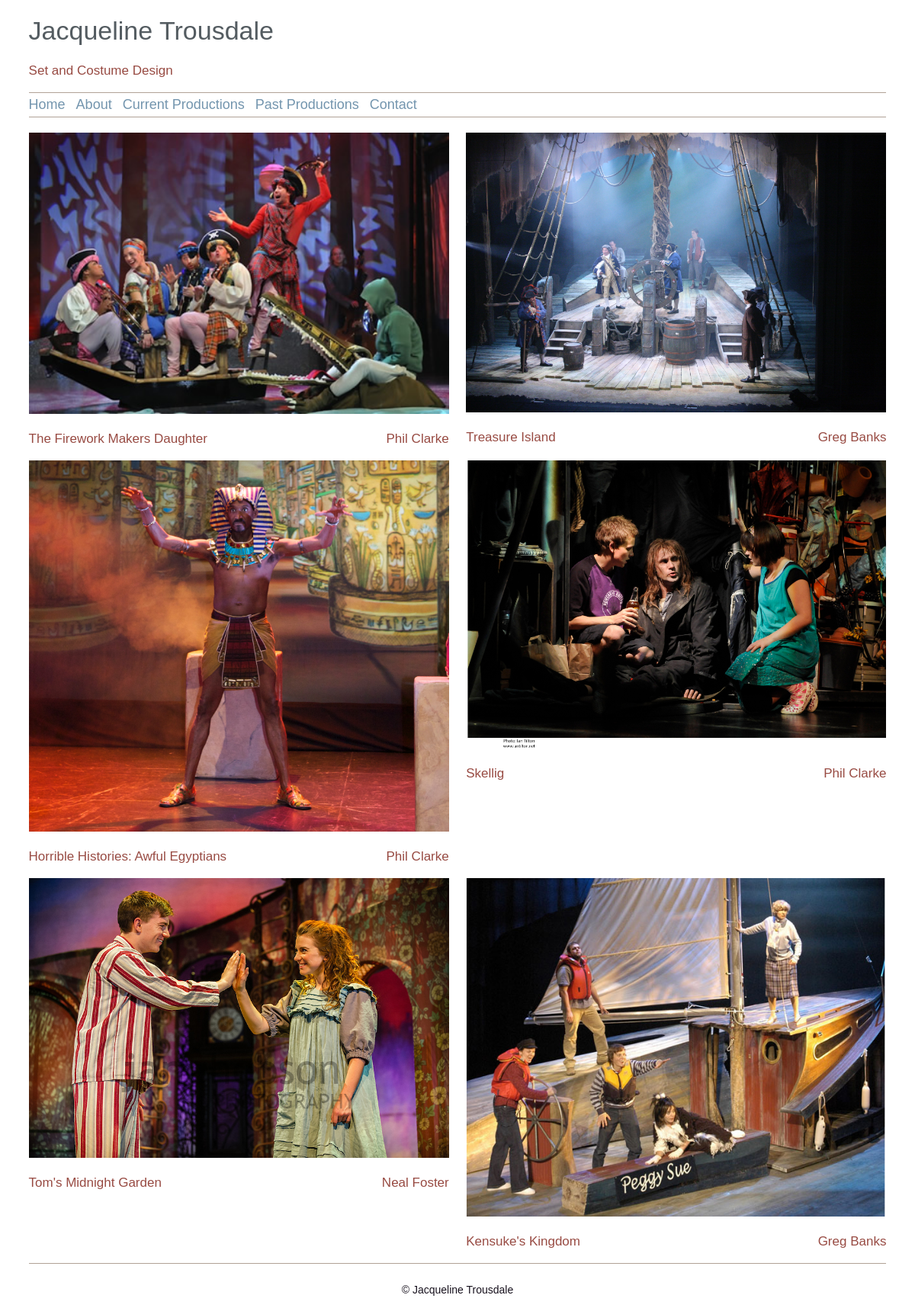
The app's page /past/ with its own data.
### shows/models.py (models this page shows, shortened)
class Category(models.Model):
	title = models.CharField(max_length=200)
	link = models.CharField(max_length=200)
	order = models.IntegerField(unique=True)
	class Meta:
		verbose_name_plural = "categories"

class Show(models.Model):
	category = models.ForeignKey(Category, on_delete = models.PROTECT, null=True)
	title = models.CharField(max_length=200)
	link = models.CharField(max_length=200, unique=True)
	start_date = models.DateField()
	end_date = models.DateField()
	director = models.CharField(max_length=200)
	company = models.CharField(max_length=200)
	description = models.TextField()
	homepage = models.BooleanField()
	company_page = models.CharField(max_length=300)
	site_live = models.BooleanField(null=False, default=False)
	poster = models.ImageField(upload_to='show_posters/')
	@property
	def main_image(self):
		try:
			image = self.imageelement_set.all().order_by('order')[0]
		except IndexError:
			return 0
		return image

class ImageElement(models.Model):
	show = models.ForeignKey(Show, on_delete = models.CASCADE, null=True)
	text_element = models.ForeignKey(TextElement, on_delete=models.CASCADE, null=True)
	post = models.ForeignKey(Post, on_delete=models.CASCADE, null=True)
	title = models.CharField(max_length=200, blank=True)
	description = models.TextField(null=True, blank=True)
	image = models.ImageField(upload_to=photo_directory_path)
	order = models.IntegerField(default=0)
	tag = models.CharField(max_length=200, null=True)
	def image_tag(self):
		return u'<image src="%s" height="200"/>' % self.image.url
	image_tag.short_description = 'Image'
	image_tag.allow_tags = True

### shows/views.py (the view)
# urls.py: url(r'^(?P<category_link>[-\w+]+)/$', views.overview, name='overview'),
def overview(request, category_link):
	try:
		category = Category.objects.get(link=category_link)
		shows = category.show_set.all()
	except Category.DoesNotExist:
		raise Http404("Category does not exist")
	except Show.DoesNotExist:
		raise Http404("Show does not exist")
	return render(request, 'shows/overview.html', {'menu': Category.objects.all().order_by('order'), 'category': category , 'shows': shows, 'text_elements': parseTextElement(category)})

### shows/views.py (called while the page is built)
def parseTextElement(category):
	text_elements = []
	for text in category.textelement_set.all():
		text_elements.append(parseMediaText(text.content, text_element=text))
	return text_elements

### shows/templates/shows/overview.html (shortened to what this page needs)
{% extends 'shows/base.html' %}
{%block content%}
{% for show in shows %}
{% if show.site_live %}
<a href="{% url 'show' show.category.link show.link %}">
	<div id="show_view" class="{%cycle 'left' 'right' %}">
			{% if show.main_image %}
				<img src="{{ show.main_image.image.url }}" id='show_view'/>
			{% endif %}
			<div class='left'><h3>{{show.title}}</h3></div>
			<div class='right'><h3>{{show.director}}</h3></div>
		</div>
</a>
{% endif %}
{% endfor %}
{% endblock %}

### shows/templates/shows/base.html (shortened to what this page needs)
<!DOCTYPE html>
{%load static%}
<html>
<head>
	<link rel='stylesheet' type='text/css' href="{% static 'shows/style.css' %}" />
</head>
<body>
<div id="container">
	<div id="header">
		<div id="title">
			<h1>Jacqueline Trousdale</h1>
			<h3>Set and Costume Design</h3>
		</div>
		<div id="menu">
			<li><a href="{% url 'index' %}">Home</a></li>
			{% for element in menu %}
				<li><a href="{% url 'overview' element.link %}">{{element.title}}</a></li>
			{% endfor %}
		</div>
	</div>
	<div id="content">
		{% block content %}
		{% endblock %}
		<div id='footer'>
			<p>&copy; Jacqueline Trousdale</p>
		</div>
	</div>
</div>
</body>
</html>

### shows/static/shows/style.css (style rules this page uses)
@media screen and (min-width: 500px) { #container { width: 100%; margin: 0 auto; } }
@media screen and (min-width: 700px) { #container { width: 95%; margin: 0 auto; } }
#container h1 { color: #545C61; font-family: Tahoma, Verdana, Segoe, sans-serif; font-size: 34px; font-style: normal; font-variant: normal; font-weight: 500; line-height: 35px; }
#header { border-bottom: 1px solid #B1A296; margin-bottom: 20px; }
#title { border-bottom: 1px solid #B1A296; }
#container h3 { color: #984B43; font-family: Tahoma, Verdana, Segoe, sans-serif; font-size: 17px; font-style: normal; font-variant: normal; font-weight: 500; line-height: 23px; }
p { font-family: Tahoma, Verdana, Segoe, sans-serif; font-size: 14px; font-style: normal; font-variant: normal; font-weight: 400; line-height: 20px; color: #18121E; padding-top: 10px }
#menu li { display: inline; margin-right: 10px; }
#menu { padding-right: 5px; padding-bottom: 5px; padding-top: 5px; margin: 0; }
a { color: #7395AE; text-decoration: none; font-family: Tahoma, Verdana, Segoe, sans-serif; }
#menu a { font-size: 18px; }
.left { float: left; clear: left; }
.right { float: right; clear: right; }
#footer { border-top: 1px solid #B1A296; text-align: center; clear: both; }
div#show_view { width: 49%; padding-right: 0; }
img#show_view { width: 100%; }

### records on screen
Category: title "About"
Category: title "Current Productions"
Category: title "Past Productions"
Category: title "Contact"
Show: main_image.image (picture), title "The Firework Makers Daughter", director "Phil Clarke"
Show: main_image.image (picture), title "Treasure Island", director "Greg Banks"
Show: main_image.image (picture), title "Horrible Histories: Awful Egyptians", director "Phil Clarke"
Show: main_image.image (picture), title "Skellig", director "Phil Clarke"
Show: main_image.image (picture), title "Tom's Midnight Garden", director "Neal Foster"
Show: main_image.image (picture), title "Kensuke's Kingdom", director "Greg Banks"
